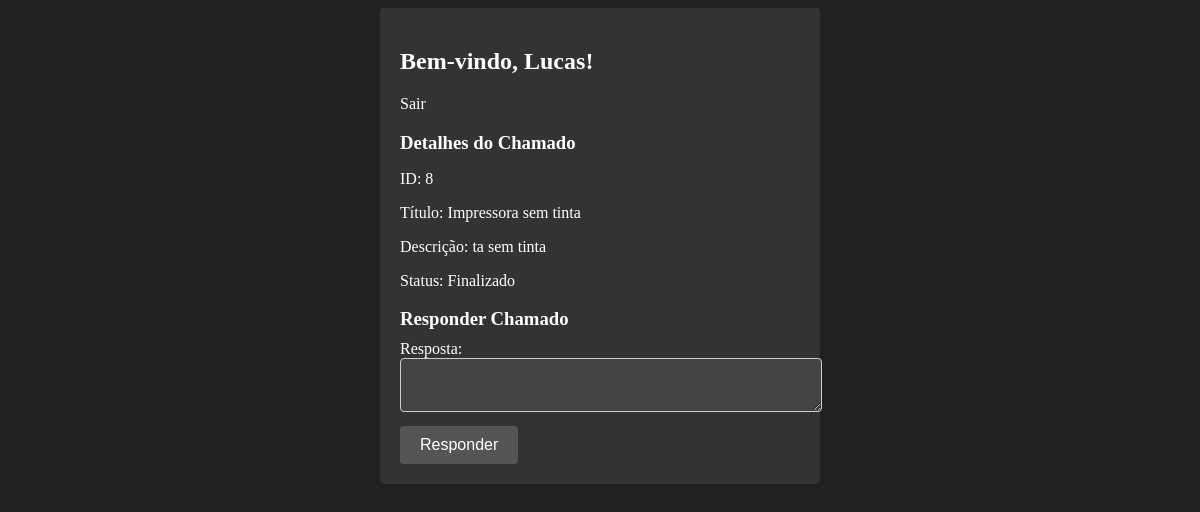
The page /Controllers/detalheschamadotecnico.php?id=8 (signed in) on the database its author committed.
### tables this page shows
CREATE TABLE `chamado` (
  `ID` int(11) NOT NULL,
  `data` date NOT NULL,
  `titulo` varchar(30) NOT NULL,
  `descricao` text NOT NULL,
  `status` varchar(15) NOT NULL,
  `fila_id` int(11) NOT NULL,
  `produto_id` int(11) NOT NULL,
  `usuario_id` int(11) NOT NULL,
  `test` int(11) NOT NULL,
  `resposta` text DEFAULT NULL
);

### Controllers/detalheschamadotecnico.php (the view, shortened to what this page needs)
<?php
require_once 'conexao.php';
$nomeUsuario = $_SESSION['nome'];
if (isset($_GET['id'])) {
    $idChamado = $_GET['id'];
    $sql = "SELECT * FROM chamado WHERE ID = ?";
    $stmt = $conexao->prepare($sql);
    $stmt->bind_param('i', $idChamado);
    $stmt->execute();
    $resultado = $stmt->get_result();
    $chamado = $resultado->fetch_assoc();
} else {
    $conexao->close();
    header("Location: listachamadostecnico.php");
    exit();
}
?>
<!DOCTYPE html>
<html>
<head>
    <link rel="stylesheet" type="text/css" href="style/detalhes.css">
</head>
<body>
    <div class="container">
        <h2>Bem-vindo, <?php echo $nomeUsuario; ?>!</h2>
        <a href="logout.php">Sair</a>
        <div class="detalhes-chamado">
            <h3>Detalhes do Chamado</h3>
            <p>ID: <?php echo $chamado['ID']; ?></p>
            <p>Título: <?php echo $chamado['titulo']; ?></p>
            <p>Descrição: <?php echo $chamado['descricao']; ?></p>
            <p>Status: <?php echo $chamado['status']; ?></p>
        </div>
        <div class="responder-chamado">
            <h3>Responder Chamado</h3>
            <?php if (isset($mensagem)) : ?>
                <p><?php echo $mensagem; ?></p>
            <?php else : ?>
                <form method="POST" action="detalheschamadotecnico.php">
                    <label for="resposta">Resposta:</label>
                    <textarea name="resposta" id="resposta" required></textarea>
                    <br>
                    <button type="submit">Responder</button>
                </form>
            <?php endif; ?>
        </div>
    </div>
</body>
</html>

### View/detalhes.css (style rules this page uses)
body { background-color: #222222; color: #ffffff; }
.container { max-width: 400px; margin: 0 auto; padding: 20px; background-color: #333333; border-radius: 4px; box-shadow: 0 2px 4px rgba(0, 0, 0, 0.1); }
h2 { color: #ffffff; margin-bottom: 20px; }
a { color: #ffffff; text-decoration: none; margin-bottom: 10px; display: block; }
h3 { color: #ffffff; margin-bottom: 10px; font-weight: bold; }
p { margin-bottom: 10px; }
textarea { width: 100%; padding: 10px; margin-bottom: 10px; border: 1px solid #cccccc; border-radius: 4px; font-size: 14px; background-color: #444444; color: #ffffff; }
button[type="submit"] { background-color: #555555; color: #ffffff; padding: 10px 20px; border: none; border-radius: 4px; cursor: pointer; font-size: 16px; transition: background-color 0.3s ease; }

### rows shown on the page
chamado: ID "8", titulo "Impressora sem tinta", descricao "ta sem tinta", status "Finalizado"

### other values the page prints
$nomeUsuario "Lucas"
